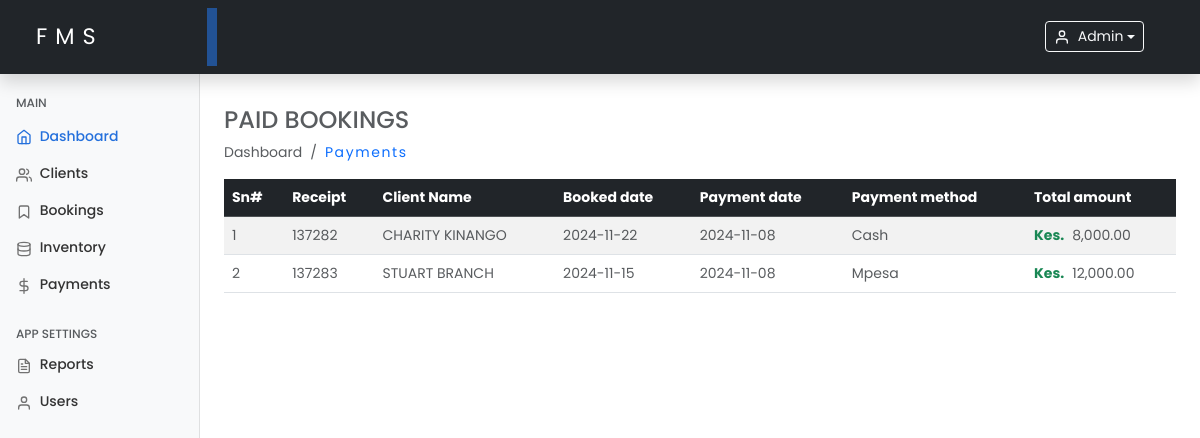
The app's page /payments.php (signed in), older data.
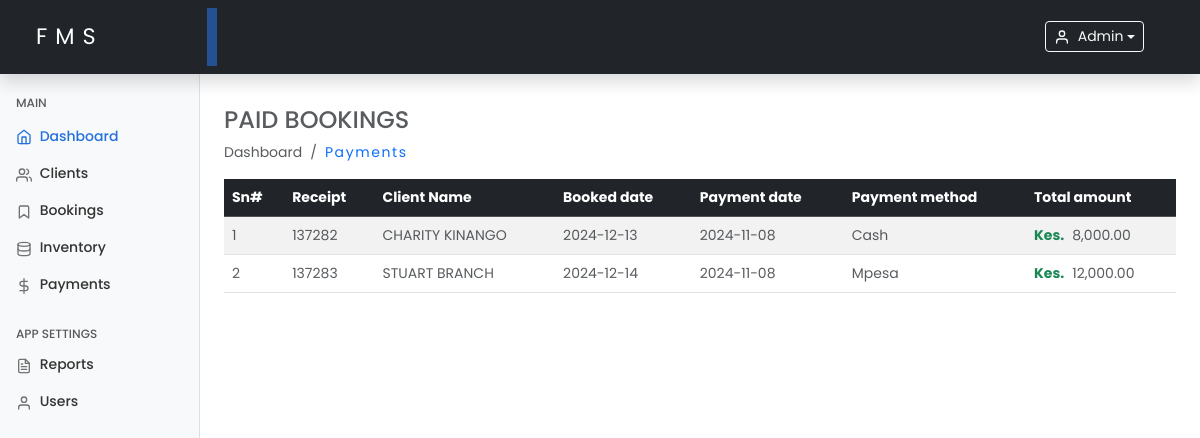
The same page, newer data.
### tables this page shows
CREATE TABLE `payments` (
  `id` int(11) NOT NULL,
  `booking_id` int(11) NOT NULL,
  `receipt_number` int(8) DEFAULT NULL,
  `payment_method` enum('cash','mpesa') NOT NULL DEFAULT 'cash',
  `amount` decimal(10,2) NOT NULL,
  `tax` decimal(10,2) DEFAULT NULL,
  `discount` decimal(10,2) DEFAULT NULL,
  `total` decimal(10,2) GENERATED ALWAYS AS (`amount` + `tax` - `discount`) VIRTUAL,
  `payment_date` date NOT NULL,
  `created_at` timestamp NOT NULL DEFAULT current_timestamp(),
  `updated_at` timestamp NOT NULL DEFAULT current_timestamp() ON UPDATE current_timestamp()
);

CREATE TABLE `bookings` (
  `id` int(11) NOT NULL,
  `client_id` varchar(100) NOT NULL,
  `deceased_name` varchar(100) NOT NULL,
  `service_type` enum('burial','cremation','other') DEFAULT 'burial',
  `schedule_date` date NOT NULL,
  `vehicle_type` varchar(150) DEFAULT NULL,
  `request` varchar(255) DEFAULT NULL,
  `status` enum('scheduled','completed') DEFAULT 'scheduled',
  `created_at` timestamp NOT NULL DEFAULT current_timestamp(),
  `updated_at` timestamp NOT NULL DEFAULT current_timestamp() ON UPDATE current_timestamp()
);

CREATE TABLE `clients` (
  `id` int(11) NOT NULL,
  `client_name` varchar(100) NOT NULL,
  `client_phone` varchar(20) NOT NULL,
  `client_email` varchar(100) DEFAULT NULL,
  `client_address` varchar(255) DEFAULT NULL,
  `deceased_name` varchar(100) NOT NULL,
  `deceased_age` int(3) NOT NULL,
  `deceased_date_of_death` date NOT NULL,
  `deceased_cause` enum('natural','sickness','accident','other') NOT NULL,
  `deceased_gender` enum('male','female','other') NOT NULL,
  `created_at` timestamp NOT NULL DEFAULT current_timestamp(),
  `updated_at` timestamp NOT NULL DEFAULT current_timestamp() ON UPDATE current_timestamp()
);

### includes/functions.php (called while the page is built, shortened)
<?php
function getProcessedBookings($conn)
{
    $processedBookings = [];
    $query = "SELECT p.booking_id, p.receipt_number, p.payment_method, p.amount, p.tax, p.discount, p.payment_date,
                     s.schedule_date, c.client_name AS client_name
              FROM payments p
              JOIN bookings s ON p.booking_id = s.id
              JOIN clients c ON s.client_id = c.id
              ORDER BY p.payment_date DESC";
    $result = $conn->query($query);
    if ($result && $result->num_rows > 0) {
        while ($row = $result->fetch_assoc()) {
            $processedBookings[] = $row;
        }
    }
    return $processedBookings;
}

### payments.php (the view, shortened to what this page needs)
<?php
include 'includes/functions.php';
$processedBookings = getProcessedBookings($conn);
include './includes/header.php';
include './includes/sidebar.php';
?>
<main class="col-md-9 ms-sm-auto col-lg-10 px-md-4 mt-2">
    <h4 class="text-muted text-uppercase mt-4">Paid Bookings</h4>
    <ol class="breadcrumb mb-2">
        <li class="breadcrumb-item active">Dashboard</li>
        <li class="breadcrumb-item">
            <a class="text-decoration-none hover-underline" href="payments.php">Payments</a>
        </li>
    </ol>
    <div class="table-responsive">
        <?php if (!empty($processedBookings)): ?>
        <table class="table table-striped table-hover table-lg mt-2">
            <thead class="table-dark">
                    <tr>
                        <th>Sn#</th>
                        <th>Receipt</th>
                        <th>Client Name</th>
                        <th>Booked date</th>
                        <th>Payment date</th>
                        <th>Payment method</th>
                        <th>Total amount</th>
                    </tr>
                </thead>
                <tbody>
                    <?php foreach ($processedBookings as $index => $booking): ?>
                        <tr>
                            <td class="text-muted"><?php echo $index + 1; ?></td>
                            <td class="text-muted"><?php echo htmlspecialchars($booking['receipt_number']); ?></td>
                            <td class="text-muted text-uppercase"><?php echo htmlspecialchars($booking['client_name']); ?></td>
                            <td class="text-muted"><?php echo htmlspecialchars($booking['schedule_date']); ?></td>
                            <td class="text-muted"><?php echo htmlspecialchars($booking['payment_date']); ?></td>
                            <td class="text-muted text-capitalize"><?php echo htmlspecialchars($booking['payment_method']); ?></td>
                            <td class="text-muted"><strong class="text-success me-2">Kes.</strong><?php echo number_format($booking['amount'], 2); ?></td>
                        </tr>
                    <?php endforeach; ?>
                </tbody>
            </table>
        <?php else: ?>
            <p class="text-center text-danger">No processed bookings found.</p>
        <?php endif; ?>
    </div>
</main>
<?php include './includes/footer.php'; ?>

Row changes from the older to the newer data that the page shows:
changed through a linked row, payments "Cash": booking.schedule_date "2024-11-22" → "2024-12-13"
changed through a linked row, payments "Mpesa": booking.schedule_date "2024-11-15" → "2024-12-14"
